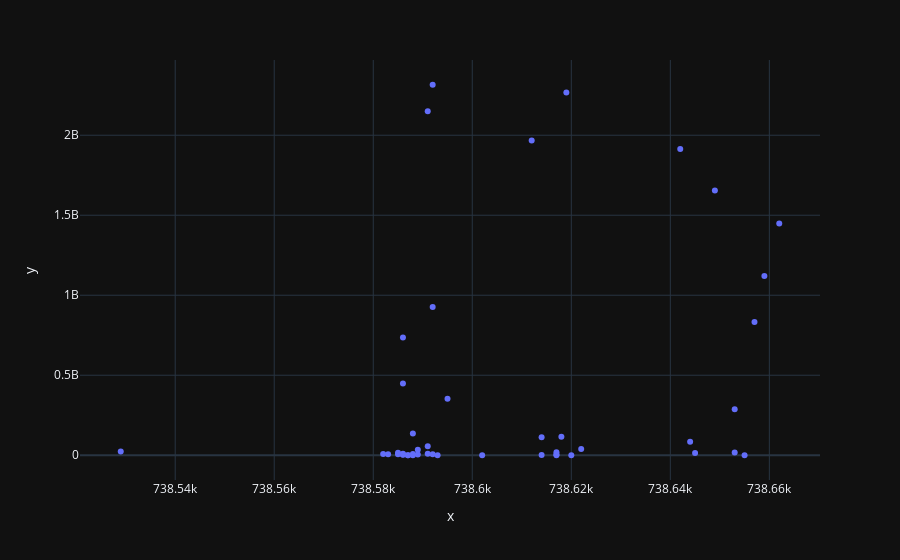

Here is the notebook cell this chart was saved with:
### Code cell
px.scatter(x=X['ord'], y=y)
